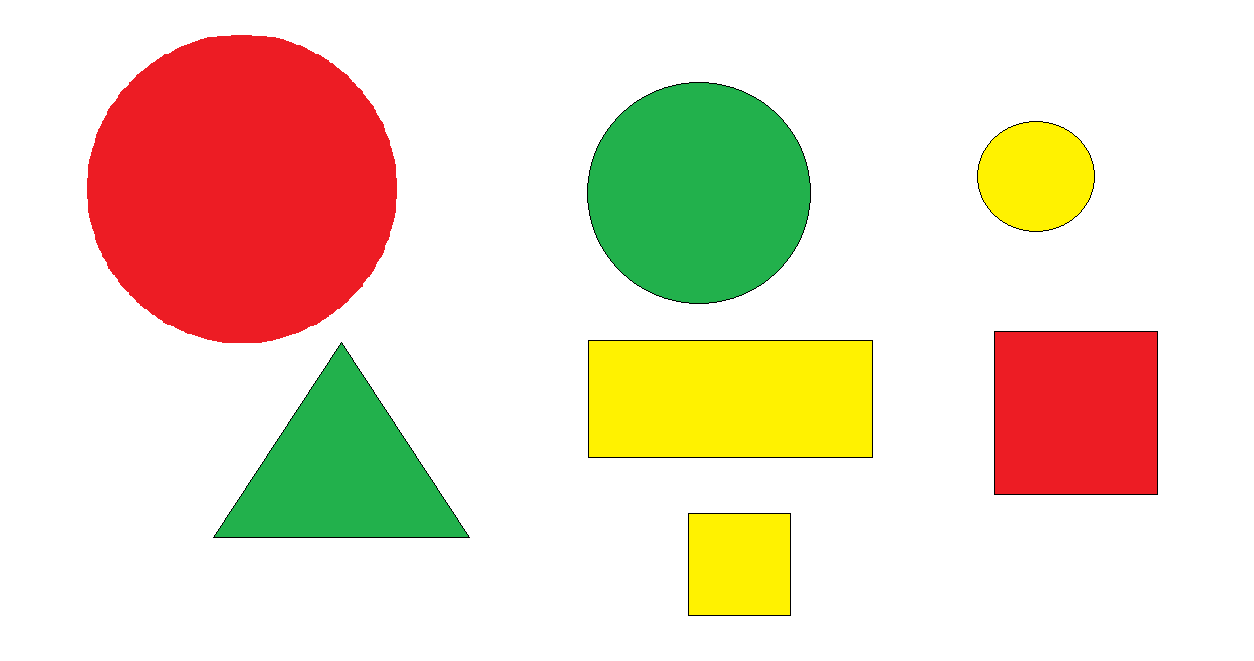
#> input picture Shape & Color Detection/Data/pic1.png, 1254 x 661 px, found by its file name
$ python shape_detection.py
#> lines starting #> are read from the running program, lines starting #| are printed output that depends on the picture; after the words box and inside, x2 and y2 are one past the last pixel; in counts of white or black regions, pixels touching at a corner belong together
import cv2
import numpy as np
from matplotlib import pyplot as plt

img = cv2.imread('Data/pic1.png')
#> img is the input picture: shape (661, 1254, 3); mean B, G, R 197.3, 219.4, 234.9
gray = cv2.cvtColor(img, cv2.COLOR_BGR2GRAY)
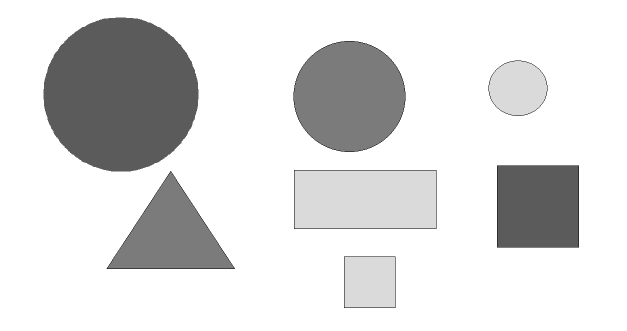
#> gray: shape (661, 1254) (shown at 1/2 size); min 0, max 255, mean 221.5

_, threshold = cv2.threshold(gray, 240, 255, cv2.THRESH_BINARY)
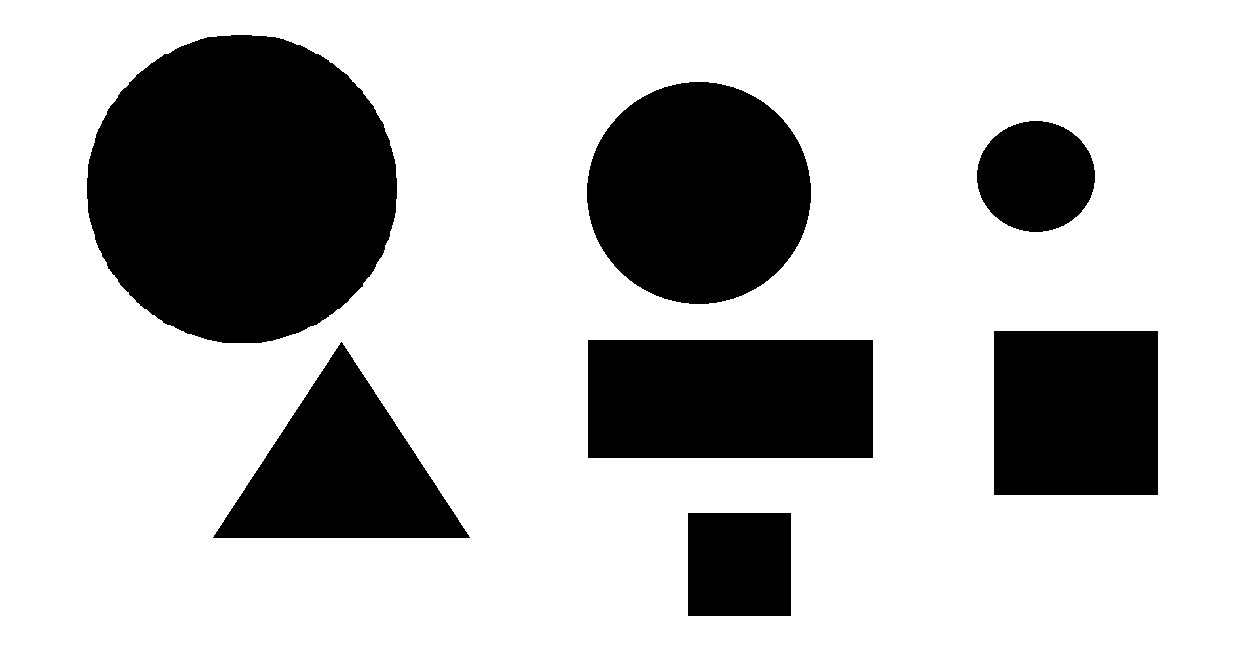
#> threshold: shape (661, 1254); 73.4% white; 7 black regions
#cv2.imshow('shape', gray)
#cv2.imshow('shape1', threshold)

contours, _ = cv2.findContours(threshold, cv2.RETR_TREE, cv2.CHAIN_APPROX_SIMPLE)
#> contours = 8 contours; box (x1, y1, x2, y2) and area: (0, 0, 1254, 661) 826980, (86, 34, 398, 344) 75549, (586, 81, 812, 305) 39298, (587, 339, 874, 459) 34032, (993, 330, 1159, 496) 27223, (212, 341, 471, 539) 25608, (687, 512, 792, 617) 10814, (976, 120, 1096, 233) 10416
#print(len(contours))

i = 0
cnt_tri = 0
cnt_squ = 0
cnt_rec = 0
cnt_cir = 0

for contour in contours:
	if i == 0:
		i = 1
		continue
	approx = cv2.approxPolyDP(contour, 0.01 * cv2.arcLength(contour, True), True)
	cv2.drawContours(img, [contour], 0, (0,255,0), 5)
	M = cv2.moments(contour)
	if M['m00'] != 0.0:
		x = int(M['m10']/M['m00'])
		y = int(M['m01']/M['m00'])
	if len(approx) == 3:
		cv2.putText(img, 'Triangle', (x, y),cv2.FONT_HERSHEY_SIMPLEX, 0.6, (0), 2)
		cnt_tri += 1
	elif len(approx) == 4:
		x1, y1, w, h = cv2.boundingRect(contour)
		if  ((float(w)/h)==1):
			cv2.putText(img, 'Square', (x, y), cv2.FONT_HERSHEY_SIMPLEX, 0.6, (0), 2)
			cnt_squ += 1
		else:
			cv2.putText(img, 'Rectangle', (x, y), cv2.FONT_HERSHEY_SIMPLEX, 0.6, (0), 2)
			cnt_rec += 1
	else:
		cv2.putText(img, 'circle', (x, y),cv2.FONT_HERSHEY_SIMPLEX, 0.6, (0), 2)
		cnt_cir += 1
#> this loop made 8 passes
#> (approx, x, y, x1, y1, w, h, cnt_squ) on passes 2, 5: ([[687, 513], [790, 512], [791, 615], [688, 616]], 739, 564, 687, 512, 105, 105, 1), ([[993, 331], [1157, 330], [1158, 494], [994, 495]], 1075, 412, 993, 330, 166, 166, 2)
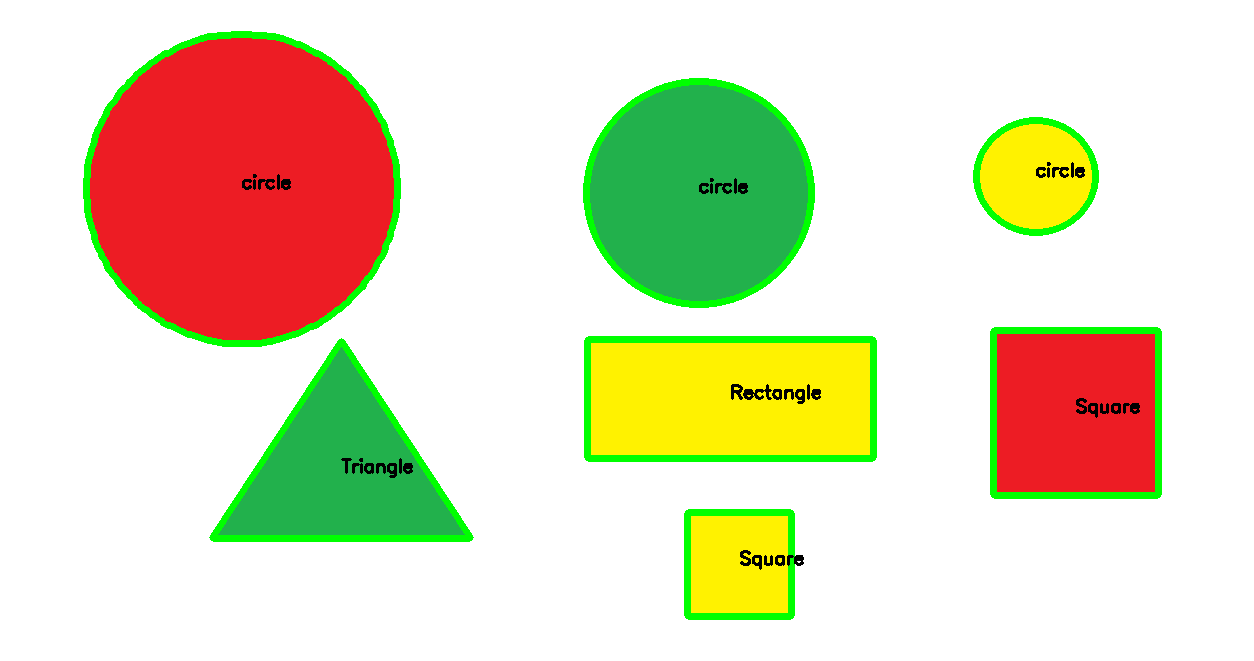
#> img: shape (661, 1254, 3); 4.18% of pixels changed, all inside (x1, y1, x2, y2) = (83, 31, 1162, 620)
#> after the loop, cnt_cir = 3; cnt_rec = 1; cnt_squ = 2; cnt_tri = 1; i = 1
print("Kết quả")
print("+ Có " + str(cnt_cir) + " hình tròn, " + str(cnt_tri) + " hình tam giác, "+ str(cnt_rec) + " hình chữ nhật, " + str(cnt_squ) + " hình vuông.")
#| + Có 3 hình tròn, 1 hình tam giác, 1 hình chữ nhật, 2 hình vuông.
cv2.imshow('shapes', img)
cv2.waitKey(0)
cv2.destroyAllWindows()

$ run again, with Shape & Color Detection/Data/pic3.png copied over Shape & Color Detection/Data/pic1.png
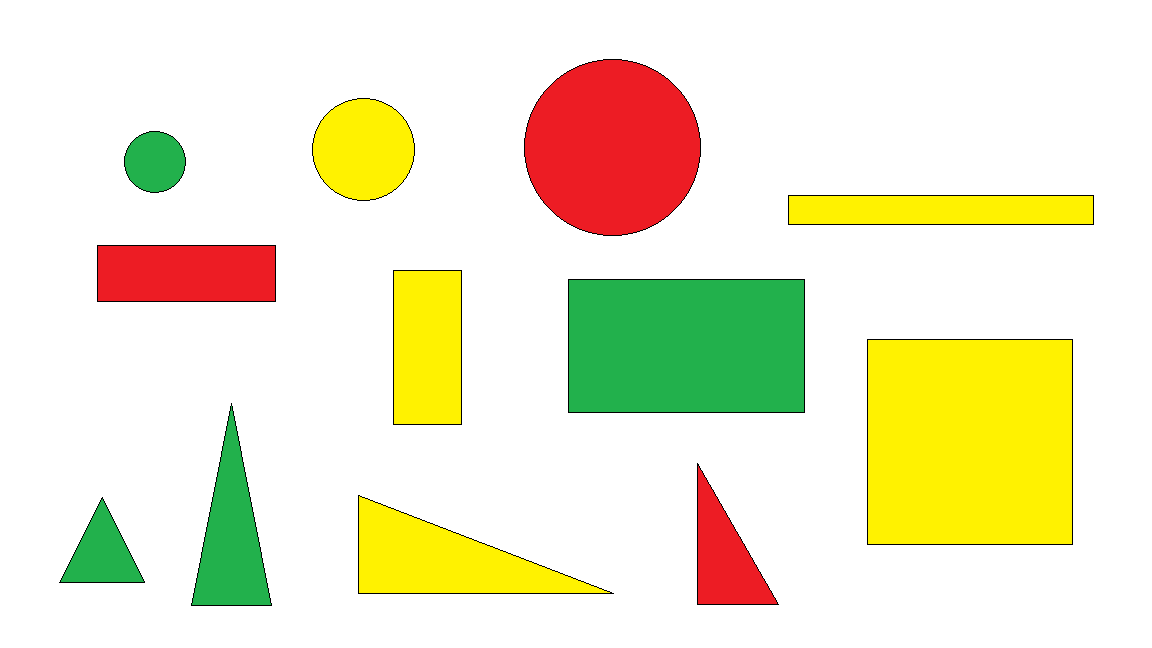
#> input picture Shape & Color Detection/Data/pic3.png, 1152 x 648 px, found by its file name
#> img is the input picture: shape (648, 1152, 3); mean B, G, R 203.1, 234.9, 238.7
#> `_, threshold = cv2.threshold(gray, 240, 255, cv2.THRESH_BINARY)`:
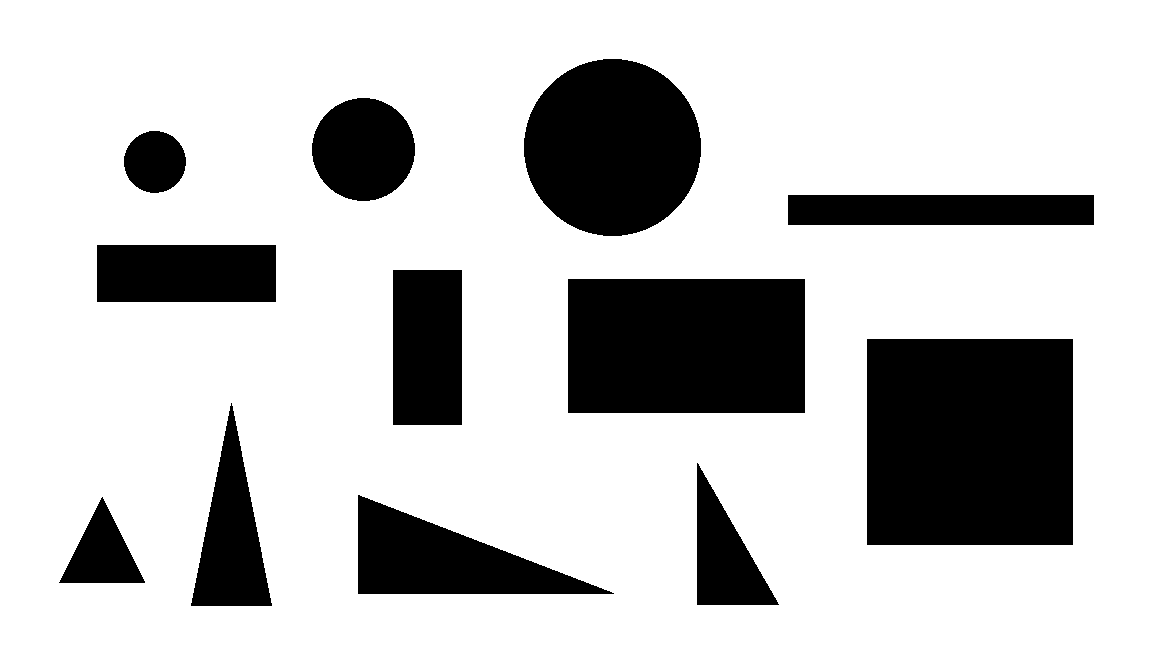
#> threshold: shape (648, 1152); 77.1% white; 12 black regions
#> contours = 13 contours; largest, box (x1, y1, x2, y2) and area: (0, 0, 1152, 648) 744697, (866, 338, 1074, 546) 42847, (567, 278, 806, 414) 32128, (523, 58, 702, 237) 24802, (357, 494, 615, 595) 13105
#> the loop `for contour in contours:` made 13 passes
#> (approx, x, y, x1, y1, w, h, cnt_squ) on pass 6: ([[866, 339], [1072, 338], [1073, 544], [867, 545]], 969, 441, 866, 338, 208, 208, 1)
#> after the loop `for contour in contours:`:
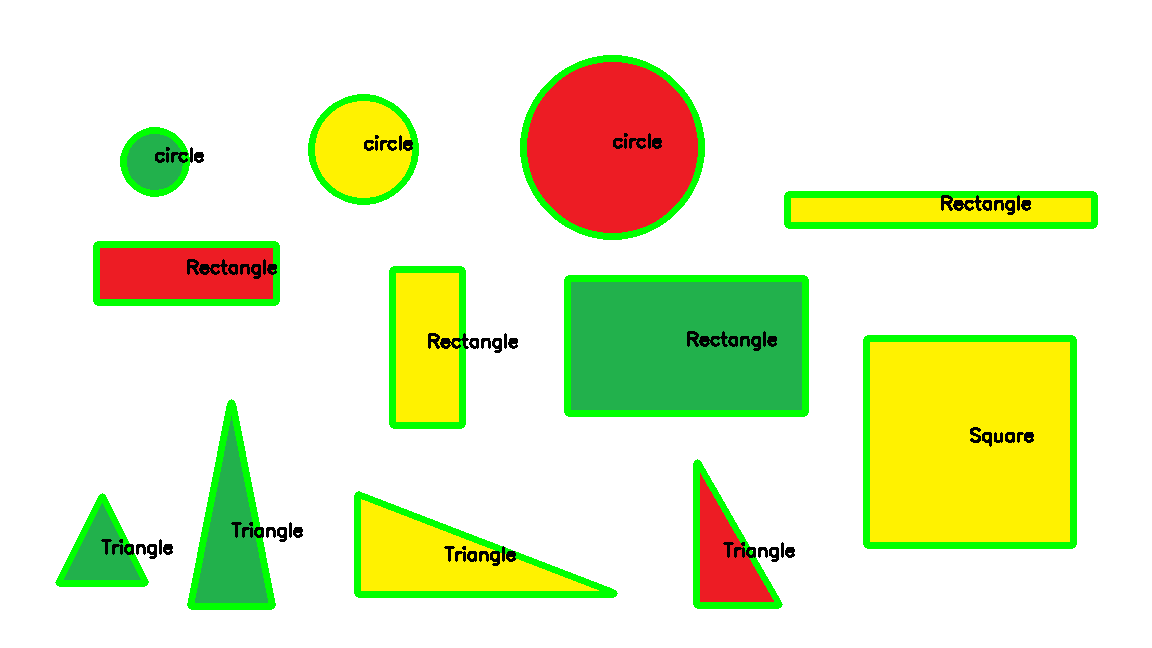
#> img: shape (648, 1152, 3); 6.35% of pixels changed, all inside (x1, y1, x2, y2) = (55, 55, 1098, 610)
#> after the loop `for contour in contours:`: cnt_cir = 3; cnt_rec = 4; cnt_squ = 1; cnt_tri = 4; i = 1
#| + Có 3 hình tròn, 4 hình tam giác, 4 hình chữ nhật, 1 hình vuông.
